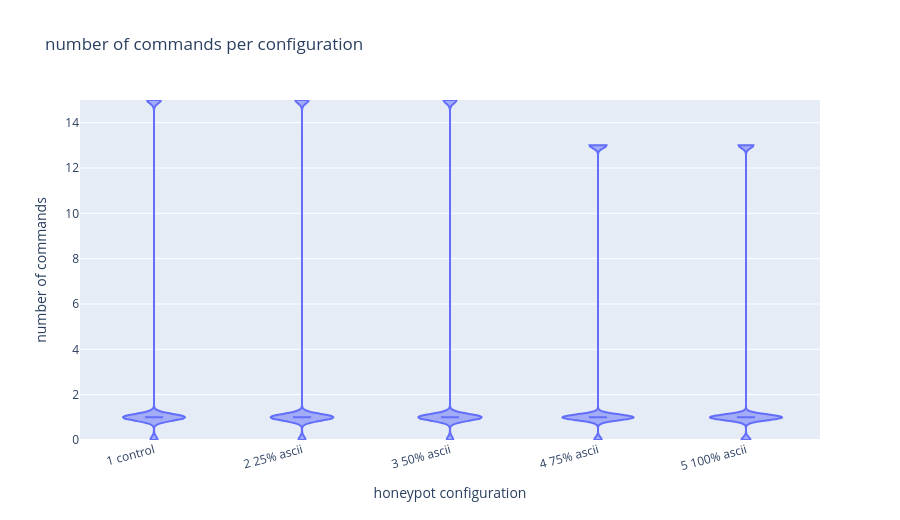

The code cell stored with this chart in its notebook:
### Markdown cell above
## Number of commands per configuration

Each attack contributes its `commands` count.

### Code cell
fig_commands, plot_commands = make_violin(
    df.dropna(subset=["commands"]),
    "commands",
    "number of commands per configuration",
    "number of commands",
)
fig_commands.show()
print_summary(plot_commands, "commands")

### Figure 1 — Plotly figure (JSON) as saved in the notebook; plotly's stock layout.template omitted (floating-point values rounded to 4 significant figures; data arrays with more than 128 entries replaced by an {"elided": "..."} marker saying what was removed)
{"data": [{"alignmentgroup": "True", "box": {"visible": true}, "hovertemplate": "honeypot configuration=%{x}<br>number of commands=%{y}<extra></extra>", "legendgroup": "", "marker": {"color": "#636efa"}, "name": "", "offsetgroup": "", "orientation": "v", "points": false, "scalegroup": "True", "showlegend": false, "spanmode": "hard", "type": "violin", "x": {"elided": "10833 str values"}, "x0": " ", "xaxis": "x", "y": {"elided": "10833 int values"}, "y0": " ", "yaxis": "y"}], "layout": {"height": 520, "legend": {"tracegroupgap": 0}, "title": {"text": "number of commands per configuration"}, "violinmode": "group", "width": 900, "xaxis": {"anchor": "y", "categoryarray": ["1 control", "2 25% ascii", "3 50% ascii", "4 75% ascii", "5 100% ascii"], "categoryorder": "array", "domain": [0, 1], "tickangle": -15, "title": {"text": "honeypot configuration"}}, "yaxis": {"anchor": "x", "domain": [0, 1], "range": [0, 15], "title": {"text": "number of commands"}}}}
